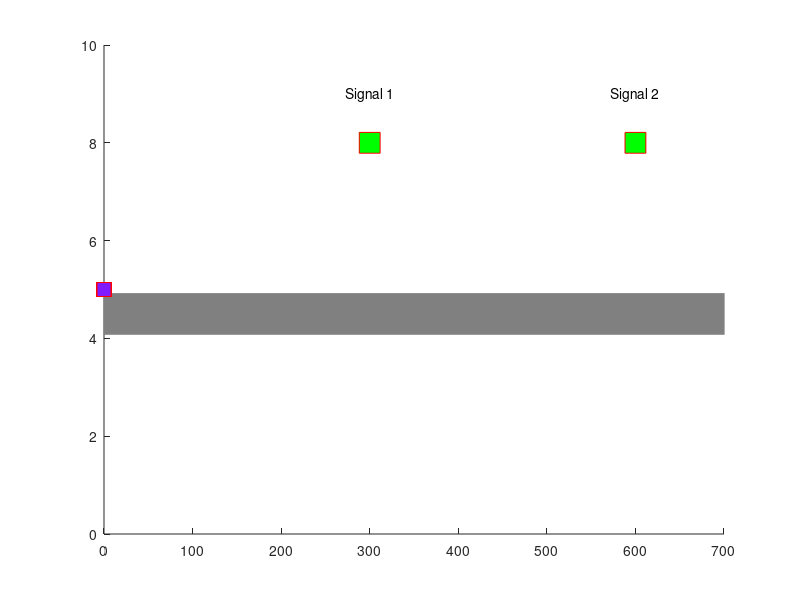

MATLAB code for this plot: (Note: this script raises an error after producing the figure.)
close all

% Simulation timing parameters
simulation_duration = 600;  % Total simulation time in seconds
car_spawn_interval = 10;    % Time between car spawns in seconds
dt = 0.5;                  % Time step for simulation

% Initialize car tracking
cars = struct('X', {}, 'V', {}, 'A', {}, 'active', {});
next_car_id = 1;
max_cars = 100;  % Maximum number of cars to prevent memory issues

% Visualizations
f = figure;
set(f, 'position', [400,400,800,400]);
axis([0 700  0 10])
hold on
Y = zeros(max_cars, 1) + 5;  % Initialize Y positions for all possible cars

% Road
p_road = plot([0 1000], [4.5 4.5], 'LineWidth', 30, 'color', [0.5, 0.5, 0.5]);

% Traffic signals
p_signal1 = plot(300, 8, 'sr', 'MarkerSize', 15, 'MarkerFaceColor', 'r');  % Red signal at x=300
p_signal2 = plot(600, 8, 'sr', 'MarkerSize', 15, 'MarkerFaceColor', 'r');  % Red signal at x=600
text(300, 9, 'Signal 1', 'HorizontalAlignment', 'center');
text(600, 9, 'Signal 2', 'HorizontalAlignment', 'center');

% Initialize plot for cars
p = plot(zeros(max_cars, 1), Y, 'sr', 'MarkerSize', 10, 'MarkerFaceColor', [0.5, 0.1, 1]);

CarData = [];
GreenTimes1 = [];
GreenTimes2 = [];
last_signal1_state = "";
last_signal2_state = "";

% Convert simulation time to steps
total_steps = ceil(simulation_duration / dt);

for t = 1:total_steps
    current_time = t * dt;
    pause(0.01);

    % Spawn new car if it's time
    if mod(current_time, car_spawn_interval) < dt && length(cars) < max_cars
        new_car = struct('X', 100, 'V', 10, 'A', 0, 'active', true);
        cars(next_car_id) = new_car;
        next_car_id = next_car_id + 1;
    end

    % Traffic signal logic
    cycle_length = 45; % total cycle duration in seconds
    red_duration = 20;  % red duration in seconds
    yellow_duration = 5; % yellow duration in seconds
    green_duration = 20; % green duration in seconds

    % Calculate signal states ONCE
    time_in_cycle = mod(current_time, cycle_length);
    if time_in_cycle < green_duration
        signal1_state = "green";
    elseif time_in_cycle < green_duration + yellow_duration
        signal1_state = "yellow";
    else
        signal1_state = "red";
    end
    signal2_state = signal1_state;

    % Record green transitions for plotting
    if ~strcmp(signal1_state, last_signal1_state) && strcmp(signal1_state, 'green')
        GreenTimes1(end+1) = current_time;
    end
    if ~strcmp(signal2_state, last_signal2_state) && strcmp(signal2_state, 'green')
        GreenTimes2(end+1) = current_time;
    end
    last_signal1_state = signal1_state;
    last_signal2_state = signal2_state;

    % Car logic
    active_cars = find([cars.active]);
    for n = active_cars
        stop_positions = [];
        stop_velocities = [];
        % Check signal 1
        if cars(n).X < 300 && (strcmp(signal1_state, 'red') || strcmp(signal1_state, 'yellow'))
            stop_positions(end+1) = 300;
            stop_velocities(end+1) = 0;
        end
        % Check signal 2
        if cars(n).X < 600 && (strcmp(signal2_state, 'red') || strcmp(signal2_state, 'yellow'))
            stop_positions(end+1) = 600;
            stop_velocities(end+1) = 0;
        end

        if ~isempty(stop_positions)
            % Stop for the nearest signal ahead
            [min_pos, idx] = min(stop_positions);
            cars(n).A = IDM(cars(n).X, cars(n).V, min_pos, stop_velocities(idx));
        elseif n == active_cars(1)
            % Lead car, no car in front
            cars(n).A = IDM(cars(n).X, cars(n).V, cars(n).X+1000, 20);
        else
            % Follow the car in front
            prev_car_idx = active_cars(find(active_cars == n) - 1);
            cars(n).A = IDM(cars(n).X, cars(n).V, cars(prev_car_idx).X, cars(prev_car_idx).V);
        end
    end

    % Set signal colors
    state_to_color = struct('red', 'r', 'yellow', 'y', 'green', 'g');
    set(p_signal1, 'MarkerFaceColor', state_to_color.(signal1_state));
    set(p_signal2, 'MarkerFaceColor', state_to_color.(signal2_state));

    % Update positions and velocities
    X = zeros(max_cars, 1);
    V = zeros(max_cars, 1);
    A = zeros(max_cars, 1);
    
    for n = active_cars
        if cars(n).X > 1000
            cars(n).active = false;
            continue;
        end
        cars(n).X = cars(n).X + cars(n).V * dt + 0.5 * cars(n).A * dt^2;
        cars(n).V = cars(n).V + cars(n).A * dt;
        cars(n).V = max(cars(n).V, 0);
        cars(n).A = min(max(cars(n).A, -8), 2);
        
        X(n) = cars(n).X;
        V(n) = cars(n).V;
        A(n) = cars(n).A;
    end

    delete(p);
    CarData(end+1,:) = [current_time, X', V', A'];
    p = plot(X, Y, 'sr', 'MarkerSize', 10, 'MarkerFaceColor', [0.5, 0.1, 1]);
end

%% graph
f2 = figure;
plot(CarData(:, 1), CarData(:, 2:max_cars+1));  % Position data
title('Car Positions Over Time');
xlabel('Time');
ylabel('Position');
hold on
% Signal change (plot actual green transitions)
for k = 1:length(GreenTimes1)
    plot([GreenTimes1(k), GreenTimes1(k)], [0, 1200], '--g', 'LineWidth', 1);
end
for k = 1:length(GreenTimes2)
    plot([GreenTimes2(k), GreenTimes2(k)], [0, 1200], '--g', 'LineWidth', 1);
end
% Add vertical lines for signal positions
plot(xlim, [300, 300], ':k', 'LineWidth', 1);
plot(xlim, [600, 600], ':k', 'LineWidth', 1);
legend('Cars', 'Signal 1 → Green', 'Signal 2 → Green', 'Signal 1 Pos', 'Signal 2 Pos', 'Location', 'southeast');
ylim([0 1200]);
grid on;

f3 = figure;
plot(CarData(:, 1), CarData(:, max_cars+2:2*max_cars+1));  % Velocity data
title('Car Velocities Over Time');
xlabel('Time');
ylabel('Velocity');

f4 = figure;
plot(CarData(:, 1), CarData(:, 2*max_cars+2:end));  % Acceleration data
title('Car Accelerations Over Time');
xlabel('Time');
ylabel('Acceleration');


%%Fuel consumption
% Extract velocity and acceleration from CarData
timeVec = CarData(:, 1);
velData = CarData(:, max_cars+2:2*max_cars+1);
accData = CarData(:, 2*max_cars+2:end);

% Preallocate fuel consumption matrix
FuelData = zeros(size(velData));  % mL/s per car per time step

% Constants
b0 = 0.156;  b1 = 2.450e-2;  b2 = -7.415e-4;  b3 = 5.975e-5;
c0 = 0.07224; c1 = 9.681e-2; c2 = 1.075e-3;

% Calculate fuel for each car at each timestep
for t = 1:length(timeVec)
    for car = 1:max_cars
        v = velData(t, car);
        a = accData(t, car);
        u_bar = max(a, 0);  % only count positive acceleration

        fc = b0 + b1*v + b2*v^2 + b3*v^3 + ...
             u_bar * (c0 + c1*v + c2*v^2);
        FuelData(t, car) = fc;
    end
end

f5 = figure;
plot(timeVec, FuelData);
title('Fuel Consumption Over Time');
xlabel('Time (s)');
ylabel('Fuel Consumption (mL/s)');
legend(arrayfun(@(n) sprintf('Car %d', n), 1:max_cars, 'UniformOutput', false));
grid on;

TotalFuelPerCar = sum(FuelData, 1) * dt;
f6 = figure;
bar(TotalFuelPerCar);
title('Total Fuel Consumed Per Car');
xlabel('Car Index');
ylabel('Total Fuel (mL)');
grid on;
